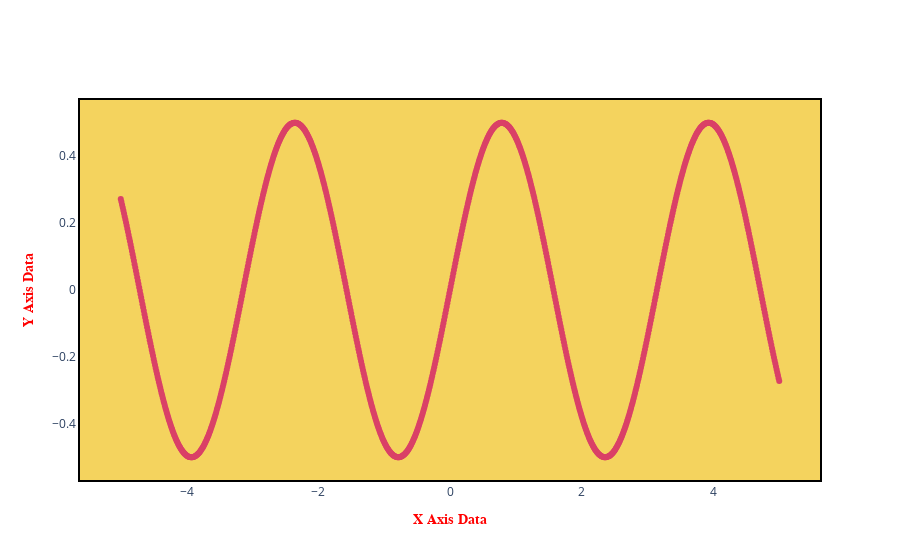

The code cell stored with this chart in its notebook:
### Code cell
fig = go.Figure()
x = [0.01 * i for i in range(-500, 501)]   ## List Comprehension
y = [np.sin(i) * np.cos(i) for i in x]

fig.add_trace(go.Scatter(x = x, y = y,
                         line = {'width' : 2,
                                 'color' : '#083d77'},
                         marker = {'size' : 6,
                                   'color' : "#da4167"},
                         mode = 'lines+markers'))
fig.update_xaxes(showline = True,
                 title = '<b>X Axis Data</b>',
                 title_font_family = 'Raleway',
                 title_font_color = 'Red',
                 mirror = True,
                 linewidth = 2,
                 zeroline = False,
                 showgrid = False,
                 linecolor = 'black')

fig.update_yaxes(showline = True,
                 mirror = True,
                 title = '<b>Y Axis Data</b>',
                 title_font_family = 'Raleway',
                 title_font_color = 'Red',
                 showgrid = False,
                 linewidth = 2,
                 zeroline = False,
                 linecolor = 'black')

fig.update_layout(plot_bgcolor = '#f4d35e')

### Figure 1 — Plotly figure (JSON) as saved in the notebook; plotly's stock layout.template omitted (floating-point values rounded to 4 significant figures; data arrays with more than 128 entries replaced by an {"elided": "..."} marker saying what was removed)
{"data": [{"line": {"color": "#083d77", "width": 2}, "marker": {"color": "#da4167", "size": 6}, "mode": "lines+markers", "type": "scatter", "x": {"elided": "1001 float values"}, "y": {"elided": "1001 float values"}}], "layout": {"plot_bgcolor": "#f4d35e", "xaxis": {"linecolor": "black", "linewidth": 2, "mirror": true, "showgrid": false, "showline": true, "title": {"font": {"color": "Red", "family": "Raleway"}, "text": "<b>X Axis Data</b>"}, "zeroline": false}, "yaxis": {"linecolor": "black", "linewidth": 2, "mirror": true, "showgrid": false, "showline": true, "title": {"font": {"color": "Red", "family": "Raleway"}, "text": "<b>Y Axis Data</b>"}, "zeroline": false}}}
